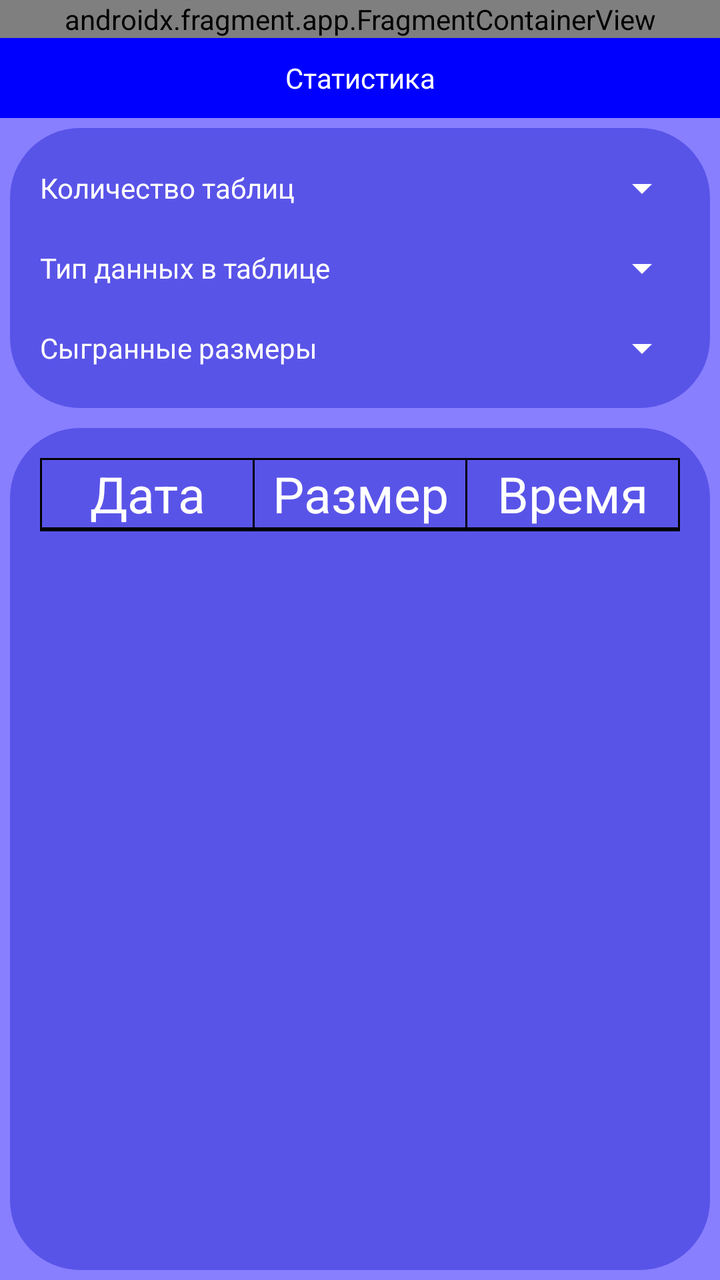
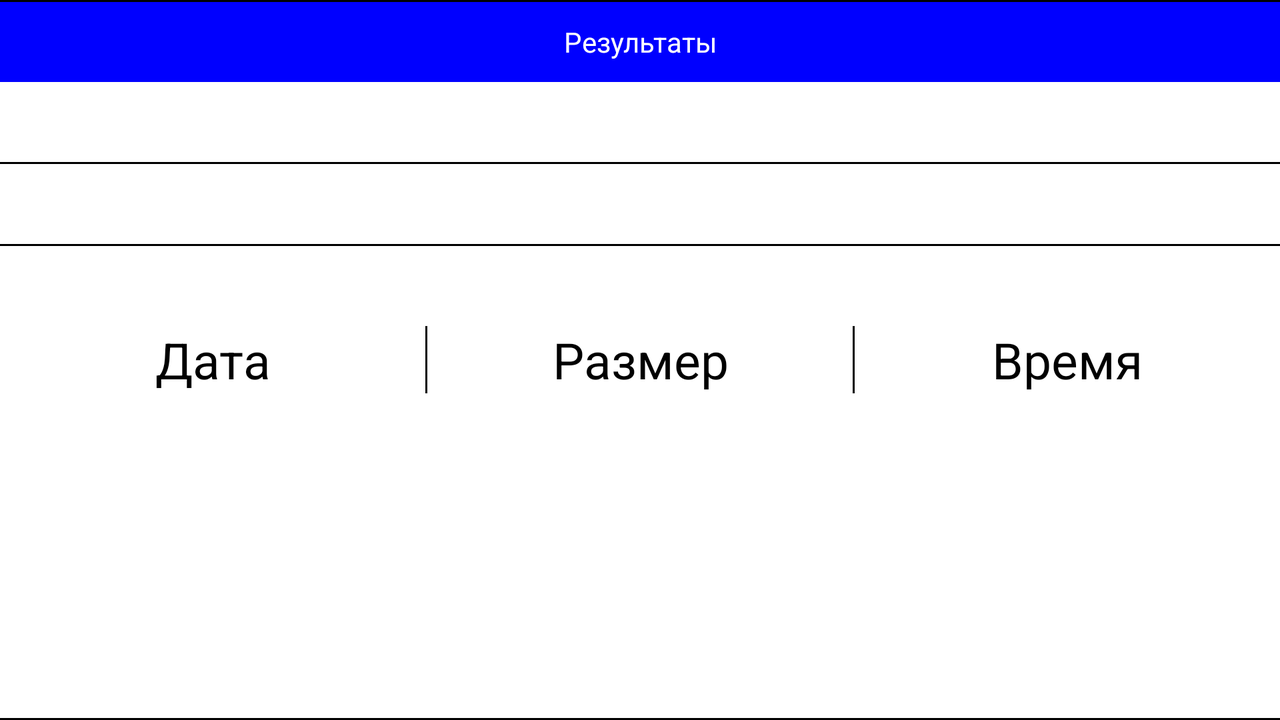

An Android layout and its configuration variant, each rendered on a device that would load it. The default file and the variant file are quoted in full after the pictures.
<!-- AndroidManifest.xml: application theme Theme.AppCompat.Light.NoActionBar -->
<!-- res/layout/fragment_statistics.xml -->
<?xml version="1.0" encoding="utf-8"?>
<LinearLayout xmlns:android="http://schemas.android.com/apk/res/android"
    xmlns:app="http://schemas.android.com/apk/res-auto"
    xmlns:tools="http://schemas.android.com/tools"
    android:id="@+id/linearLayout"
    android:layout_width="match_parent"
    android:layout_height="match_parent"
    android:background="@color/main_background_color"
    android:orientation="vertical"
    tools:context=".statistic.StatisticFragment">


    <androidx.fragment.app.FragmentContainerView
        android:id="@+id/fragmentContainerView2"
        android:name="ru.schultetabledima.schultetable.ads.AdBannerYandexFragment"
        android:layout_width="match_parent"
        android:layout_height="wrap_content" />

    <LinearLayout
        android:layout_width="match_parent"
        android:layout_height="0dp"
        android:orientation="vertical"
        android:divider="@drawable/statistic_separator"
        android:showDividers="end"
        android:layout_weight="1">

            <TextView
                style="@style/TextViewHeadline"
                android:text="@string/statistics" />

        <LinearLayout
            android:layout_width="match_parent"
            android:layout_height="wrap_content"
            android:orientation="vertical"
            android:background="@drawable/item_background"
            android:layout_margin="5dp"
            android:padding="10dp">

            <LinearLayout
                android:layout_width="match_parent"
                android:layout_height="wrap_content"
                android:orientation="horizontal">

                <TextView
                    android:id="@+id/textView2"
                    style="@style/TextViewStatistic"
                    android:text="@string/quantityTables" />

                <Spinner
                    android:id="@+id/spinnerQuantityTables"
                    style="@style/Spinner"/>

            </LinearLayout>

            <LinearLayout
                android:layout_width="match_parent"
                android:layout_height="wrap_content"
                android:orientation="horizontal">

                <TextView
                    android:id="@+id/textView3"
                    android:text="@string/dataType"
                    style="@style/TextViewStatistic"/>

                <Spinner
                    android:id="@+id/spinnerValueType"
                    style="@style/Spinner"/>

            </LinearLayout>

            <LinearLayout
                android:layout_width="match_parent"
                android:layout_height="wrap_content"
                android:orientation="horizontal">

                <TextView
                    android:id="@+id/textView4"
                    style="@style/TextViewStatistic"
                    android:text="@string/playedSizesTable"/>

                <Spinner
                    android:id="@+id/spinnerPlayedSizes"
                    style="@style/Spinner" />

            </LinearLayout>


        </LinearLayout>

        <LinearLayout
            android:layout_width="match_parent"
            android:layout_height="match_parent"
            android:orientation="vertical"
            android:background="@drawable/item_background"
            android:padding="15dp"
            android:layout_margin="5dp"
            android:divider="@drawable/statistic_separator"
            android:showDividers="middle|beginning|end">

            <LinearLayout
                android:layout_width="match_parent"
                android:layout_height="wrap_content"
                android:orientation="horizontal"
                android:divider="@drawable/statistic_separator"
                android:showDividers="middle|beginning|end">

                <TextView
                    android:id="@+id/headlineData"
                    android:layout_width="0dp"
                    android:layout_height="wrap_content"
                    android:layout_weight="1"
                    android:text="@string/headline_data"
                    android:textAlignment="center"
                    android:textColor="@color/mainTextColor"
                    android:textSize="@dimen/textSizeColumnStatistic" />

                <TextView
                    android:id="@+id/headlineSize"
                    android:layout_width="0dp"
                    android:layout_height="wrap_content"
                    android:layout_weight="1"
                    android:text="@string/headline_size"
                    android:textAlignment="center"
                    android:textColor="@color/mainTextColor"
                    android:textSize="@dimen/textSizeColumnStatistic" />

                <TextView
                    android:id="@+id/headlineTime"
                    android:layout_width="0dp"
                    android:layout_height="wrap_content"
                    android:layout_weight="1"
                    android:text="@string/headline_time"
                    android:textAlignment="center"
                    android:textColor="@color/mainTextColor"
                    android:textSize="@dimen/textSizeColumnStatistic" />

            </LinearLayout>

            <androidx.recyclerview.widget.RecyclerView
                android:id="@+id/recyclerview"
                android:layout_width="match_parent"
                android:layout_height="wrap_content"
                android:nestedScrollingEnabled="false"
                android:orientation="vertical"
                app:layoutManager="androidx.recyclerview.widget.LinearLayoutManager"
                app:layout_constraintBottom_toBottomOf="parent"
                app:layout_constraintLeft_toLeftOf="parent"
                app:layout_constraintRight_toRightOf="parent"
                app:layout_constraintTop_toTopOf="parent"/>
        </LinearLayout>

    </LinearLayout>
</LinearLayout>
<!-- resources referenced by this layout -->
<resources>
  <color name="mainTextColor">#FFFFFF</color>
  <color name="main_background_color">#887FFF</color>
  <dimen name="textSizeColumnStatistic">25sp</dimen>
  <!-- drawable item_background (drawable) -->
  <?xml version="1.0" encoding="utf-8"?>
  <selector
      xmlns:android="http://schemas.android.com/apk/res/android">
  
      <item>
          <shape android:shape="rectangle" >
  
              <solid
                  android:color="@color/main_item_color" />
              <corners android:radius="35.0dip" />
          </shape>
  
      </item>
  </selector>
  <!-- drawable statistic_separator (drawable) -->
  <?xml version="1.0" encoding="utf-8"?>
  <shape xmlns:android="http://schemas.android.com/apk/res/android">
      <size android:width="1dp" />
      <size android:height="1dp" />
      <solid android:color="#000000" />
  </shape>
  <string name="dataType">Тип данных в таблице</string>
  <string name="headline_data">Дата</string>
  <string name="headline_size">Размер</string>
  <string name="headline_time">Время</string>
  <string name="playedSizesTable">Сыгранные размеры</string>
  <string name="quantityTables">Количество таблиц</string>
  <string name="statistics">Статистика</string>
  <style name="Spinner">
          <item name="android:layout_width">0dp</item>
          <item name="android:layout_height">match_parent</item>
          <item name="android:layout_weight">1</item>
          <item name="android:textSize">@dimen/commonTextSize</item>
          <item name="android:textColor">@color/mainTextColor</item>
          <item name="android:textAlignment">textEnd</item>
          <item name="android:minHeight">@dimen/customMinHeight</item>
          <item name="android:backgroundTint">@color/white</item>
      </style>
  <style name="TextViewHeadline">
          <item name="android:layout_width">match_parent</item>
          <item name="android:layout_height">wrap_content</item>
          <item name="android:textSize">@dimen/headlineTextSize</item>
          <item name="android:textColor">@color/mainTextColor</item>
          <item name="android:gravity">center</item>
          <item name="android:minHeight">@dimen/customMinHeight</item>
          <item name="android:background">@color/colorButton</item>
  
      </style>
  <style name="TextViewStatistic">
          <item name="android:layout_width">0dp</item>
          <item name="android:layout_height">wrap_content</item>
          <item name="android:layout_weight">1</item>
          <item name="android:textSize">@dimen/commonTextSize</item>
          <item name="android:textColor">@color/mainTextColor</item>
          <item name="android:gravity">center_vertical</item>
          <item name="android:padding">5dp</item>
          <item name="android:minHeight">@dimen/customMinHeight</item>
      </style>
  <color name="main_item_color">#5954E8</color>
  <dimen name="customMinHeight">40dp</dimen>
  <color name="white">#FFFFFFFF</color>
  <color name="colorButton">#0000ff</color>
</resources>
<!-- res/layout-land/fragment_statistics.xml (the repository's variant of the layout above) -->
<!-- drawn on the phone turned sideways -->
<?xml version="1.0" encoding="utf-8"?>
<LinearLayout xmlns:android="http://schemas.android.com/apk/res/android"
    xmlns:app="http://schemas.android.com/apk/res-auto"
    xmlns:tools="http://schemas.android.com/tools"
    android:id="@+id/linearLayout"
    android:layout_width="match_parent"
    android:layout_height="match_parent"
    android:background="@color/white"
    android:orientation="vertical"
    android:showDividers="middle|beginning|end"
    android:divider="@drawable/statistic_separator"
    tools:context=".statistic.StatisticsActivity">

    <androidx.core.widget.NestedScrollView
        android:layout_width="match_parent"
        android:layout_height="0dp"
        android:layout_weight="1"
        android:fillViewport="true">

        <LinearLayout
            android:layout_width="match_parent"
            android:layout_height="wrap_content"
            android:orientation="vertical" >

            <TextView
                style="@style/TextViewHeadline"
                android:text="@string/headline_results" />

            <LinearLayout
                android:layout_width="match_parent"
                android:layout_height="wrap_content"
                android:background="@color/mainBackgroundColor"
                android:divider="@drawable/statistic_separator"
                android:orientation="vertical"
                android:showDividers="middle">

                <LinearLayout
                    android:layout_width="match_parent"
                    android:layout_height="wrap_content"
                    android:orientation="horizontal">

                    <TextView
                        android:id="@+id/textView2"
                        style="@style/TextViewStatistic"
                        android:text="@string/quantityTables" />

                    <Spinner
                        android:id="@+id/spinnerQuantityTables"
                        style="@style/Spinner" />

                </LinearLayout>

                <LinearLayout
                    android:layout_width="match_parent"
                    android:layout_height="wrap_content"
                    android:orientation="horizontal">

                    <TextView
                        android:id="@+id/textView3"
                        style="@style/TextViewStatistic"
                        android:text="@string/dataType" />

                    <Spinner
                        android:id="@+id/spinnerValueType"
                        style="@style/Spinner" />

                </LinearLayout>

                <LinearLayout
                    android:layout_width="match_parent"
                    android:layout_height="wrap_content"
                    android:orientation="horizontal">

                    <TextView
                        android:id="@+id/textView4"
                        style="@style/TextViewStatistic"
                        android:text="@string/playedSizesTable" />

                    <Spinner
                        android:id="@+id/spinnerPlayedSizes"
                        style="@style/Spinner" />

                </LinearLayout>


            </LinearLayout>

            <LinearLayout
                android:layout_width="match_parent"
                android:layout_height="wrap_content"
                android:background="@color/black"
                android:divider="@drawable/statistic_separator"
                android:orientation="horizontal"
                android:showDividers="middle">

                <TextView
                    android:id="@+id/headlineData"
                    android:layout_width="0dp"
                    android:layout_height="wrap_content"
                    android:layout_weight="1"
                    android:background="@color/white"
                    android:text="@string/headline_data"
                    android:textAlignment="center"
                    android:textColor="@color/black"
                    android:textSize="@dimen/textSizeColumnStatistic" />

                <TextView
                    android:id="@+id/headlineSize"
                    android:layout_width="0dp"
                    android:layout_height="wrap_content"
                    android:layout_weight="1"
                    android:background="@color/white"
                    android:text="@string/headline_size"
                    android:textAlignment="center"
                    android:textColor="@color/black"
                    android:textSize="@dimen/textSizeColumnStatistic" />

                <TextView
                    android:id="@+id/headlineTime"
                    android:layout_width="0dp"
                    android:layout_height="wrap_content"
                    android:layout_weight="1"
                    android:background="@color/white"
                    android:text="@string/headline_time"
                    android:textAlignment="center"
                    android:textColor="@color/black"
                    android:textSize="@dimen/textSizeColumnStatistic" />

            </LinearLayout>

            <androidx.recyclerview.widget.RecyclerView
                android:id="@+id/recyclerview"
                android:layout_width="match_parent"
                android:layout_height="wrap_content"
                android:nestedScrollingEnabled="false"
                android:orientation="vertical"
                app:layoutManager="androidx.recyclerview.widget.LinearLayoutManager"
                app:layout_constraintBottom_toBottomOf="parent"
                app:layout_constraintLeft_toLeftOf="parent"
                app:layout_constraintRight_toRightOf="parent"
                app:layout_constraintTop_toTopOf="parent" />
        </LinearLayout>
    </androidx.core.widget.NestedScrollView>
</LinearLayout>
<!-- resources referenced by the variant -->
<!-- as the phone turned sideways resolves them -->
<resources>
  <color name="black">#FF000000</color>
  <color name="white">#FFFFFFFF</color>
  <dimen name="textSizeColumnStatistic">25sp</dimen>
  <!-- drawable statistic_separator (drawable) -->
  <?xml version="1.0" encoding="utf-8"?>
  <shape xmlns:android="http://schemas.android.com/apk/res/android">
      <size android:width="1dp" />
      <size android:height="1dp" />
      <solid android:color="#000000" />
  </shape>
  <string name="dataType">Тип данных в таблице</string>
  <string name="headline_data">Дата</string>
  <string name="headline_results">Результаты</string>
  <string name="headline_size">Размер</string>
  <string name="headline_time">Время</string>
  <string name="playedSizesTable">Сыгранные размеры</string>
  <string name="quantityTables">Количество таблиц</string>
  <style name="Spinner">
          <item name="android:layout_width">0dp</item>
          <item name="android:layout_height">match_parent</item>
          <item name="android:layout_weight">1</item>
          <item name="android:textSize">@dimen/commonTextSize</item>
          <item name="android:textColor">@color/mainTextColor</item>
          <item name="android:textAlignment">textEnd</item>
          <item name="android:minHeight">@dimen/customMinHeight</item>
          <item name="android:backgroundTint">@color/white</item>
      </style>
  <style name="TextViewHeadline">
          <item name="android:layout_width">match_parent</item>
          <item name="android:layout_height">wrap_content</item>
          <item name="android:textSize">@dimen/headlineTextSize</item>
          <item name="android:textColor">@color/mainTextColor</item>
          <item name="android:gravity">center</item>
          <item name="android:minHeight">@dimen/customMinHeight</item>
          <item name="android:background">@color/colorButton</item>
  
      </style>
  <style name="TextViewStatistic">
          <item name="android:layout_width">0dp</item>
          <item name="android:layout_height">wrap_content</item>
          <item name="android:layout_weight">1</item>
          <item name="android:textSize">@dimen/commonTextSize</item>
          <item name="android:textColor">@color/mainTextColor</item>
          <item name="android:gravity">center_vertical</item>
          <item name="android:padding">5dp</item>
          <item name="android:minHeight">@dimen/customMinHeight</item>
      </style>
  <color name="mainTextColor">#FFFFFF</color>
  <dimen name="customMinHeight">40dp</dimen>
  <color name="colorButton">#0000ff</color>
</resources>
